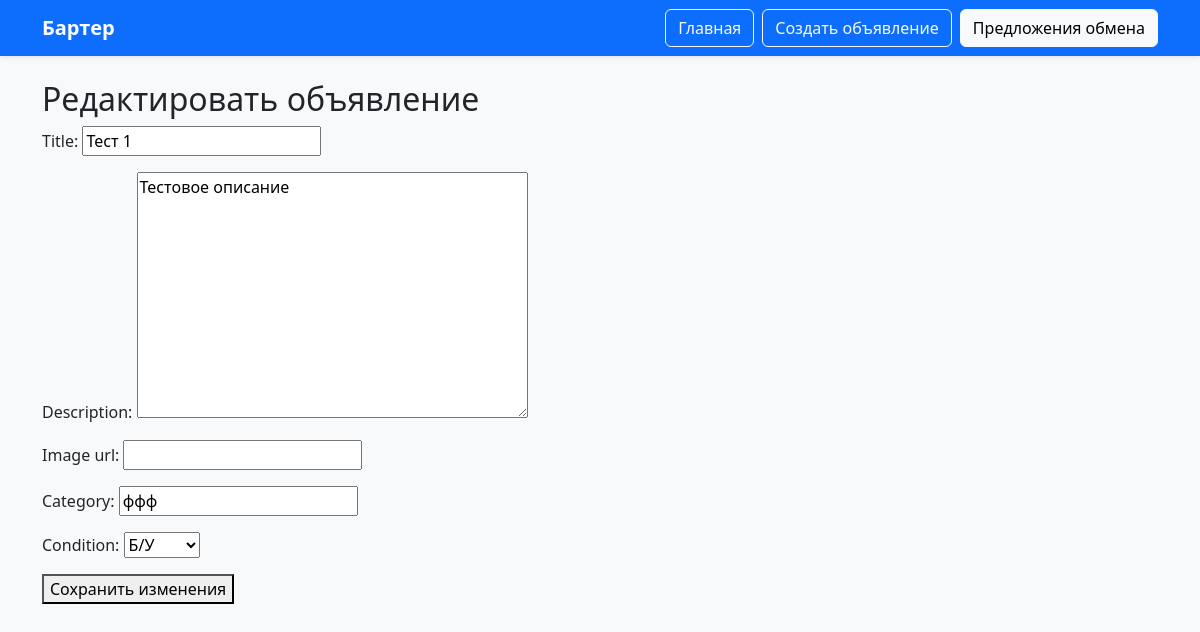
/ads/1/edit/ (signed in), run on the app's committed database.
### ads/models.py (models this page shows, shortened)
class Ad(models.Model):
    CONDITION_CHOICES = [
        ('new', 'Новый'),
        ('used', 'Б/У')
    ]
    user = models.ForeignKey(User, on_delete=models.CASCADE)
    title = models.CharField(max_length=255)
    description = models.TextField()
    image_url = models.URLField(blank=True, null=True)
    category = models.CharField(max_length=100)
    condition = models.CharField(max_length=10, choices=CONDITION_CHOICES)
    created_at = models.DateTimeField(auto_now_add=True)

### ads/views.py (the view)
# urls.py: path('ads/<int:ad_id>/edit/', views.edit_ad, name='edit_ad'),
@login_required
def edit_ad(request, ad_id):
    ad = get_object_or_404(Ad, id=ad_id)
    if ad.user != request.user:
        return HttpResponseForbidden("Вы не можете редактировать это объявление.")
    if request.method == 'POST':
        form = AdForm(request.POST, instance=ad)
        if form.is_valid():
            form.save()
            return redirect('home')
    else:
        form = AdForm(instance=ad)
    return render(request, 'ads/edit_ad.html', {'form': form})

### ads/forms.py
class AdForm(forms.ModelForm):
    class Meta:
        model = Ad
        fields = ['title', 'description', 'image_url', 'category', 'condition']

### templates/ads/edit_ad.html
{% extends 'base.html' %}
{% block content %}
<h2>Редактировать объявление</h2>
<form method="post">{% csrf_token %}
  {{ form.as_p }}
  <button type="submit">Сохранить изменения</button>
</form>
{% endblock %}

### data on the page
Ad: title "Тест 1", description "Тестовое описание", category "ффф", condition "Б/У"
